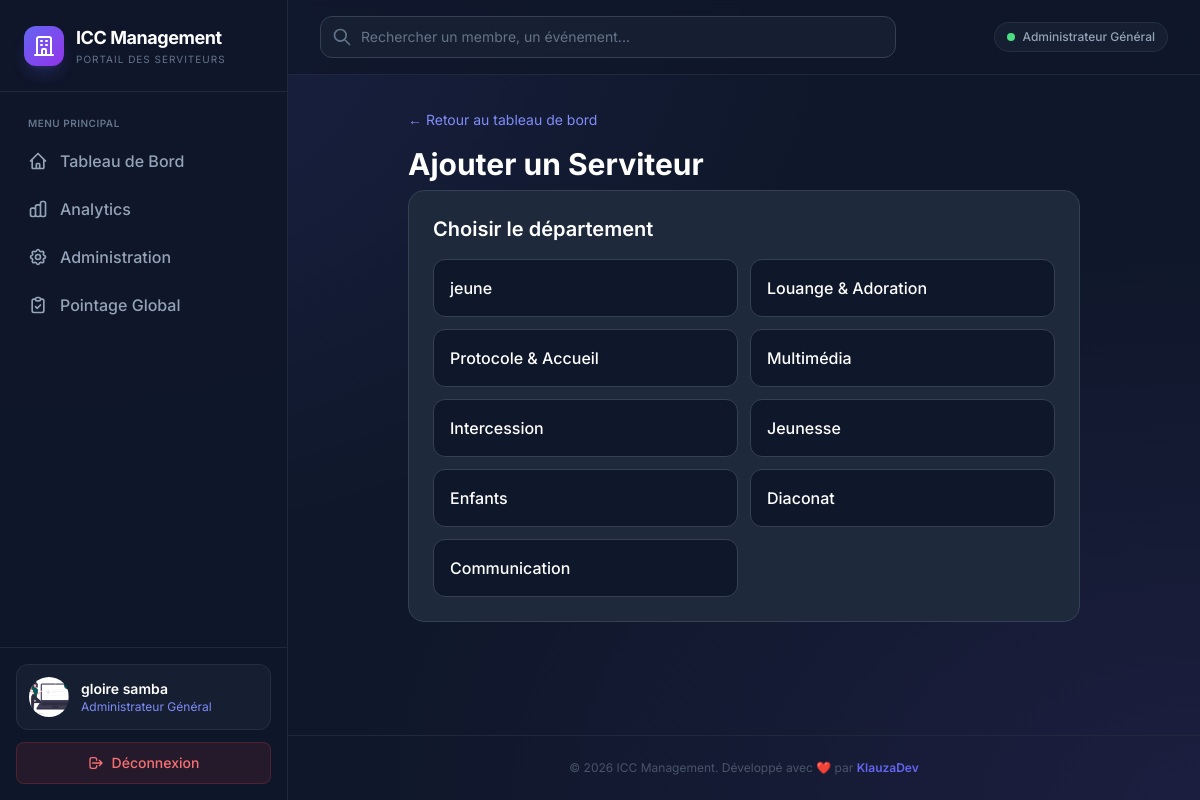
/attendance/serviteur/add/ (signed in), run on the app's committed database.
### account/models.py (models this page shows, shortened)
class CustomUser(AbstractUser):
    ROLE_CHOICES = (
        ('admin', 'Administrateur Général'),
        ('chef', 'Chef de Département'),
        ('serviteur', 'Serviteur'),
    )
    nom = models.CharField("Nom", max_length=100)
    prenom = models.CharField("Prénom", max_length=100)
    role = models.CharField("Rôle", max_length=10, choices=ROLE_CHOICES, default='serviteur')
    departement = models.ForeignKey(
        Department,
        on_delete=models.SET_NULL,
        null=True,
        blank=True,
        verbose_name="Département",
        related_name="members"
    )
    telephone = models.CharField("Téléphone", max_length=20, blank=True, null=True)
    adresse = models.TextField("Adresse", blank=True, null=True)
    profession = models.CharField("Profession (Statut)", max_length=100, blank=True, null=True)
    photo = models.ImageField(upload_to='photos_profil/', blank=True, null=True)
    class Meta:
        verbose_name = "Utilisateur"
        verbose_name_plural = "Utilisateurs"

class Department(models.Model):
    name = models.CharField("Nom du département", max_length=100, unique=True)
    class Meta:
        verbose_name = "Département"
        verbose_name_plural = "Départements"

### attendance/views.py (the view)
    def _wrapped_view(request, *args, **kwargs):
        if not hasattr(request.user, 'role') or request.user.role not in ['chef', 'admin']:
            messages.error(request, "🚫 Accès Interdit : Seuls les Chefs peuvent pointer.")
            return redirect('serviteur_dashboard')
        return view_func(request, *args, **kwargs)

### attendance/views.py (called while the page is built, shortened)
def chef_or_admin_required(view_func):
    def _wrapped_view(request, *args, **kwargs):
        if not hasattr(request.user, 'role') or request.user.role not in ['chef', 'admin']:
            messages.error(request, "🚫 Accès Interdit : Seuls les Chefs peuvent pointer.")
            return redirect('serviteur_dashboard')
        return view_func(request, *args, **kwargs)
    return login_required(_wrapped_view)

@chef_or_admin_required
def add_serviteur(request):
    if request.user.role == 'admin':
        dept_id = request.GET.get('dept') or request.POST.get('departement')
        if dept_id:
            department = get_object_or_404(Department, id=dept_id)
        else:
            departments = Department.objects.all()
            return render(request, 'attendance/add_serviteur.html', {
                'departments': departments,
                'mode': 'choose_dept'
            })
    else:
        department = request.user.departement
        if not department:
            messages.error(request, "Vous n'avez pas de département assigné.")
            return redirect('chef_dashboard')

### attendance/templates/attendance/add_serviteur.html (shortened to what this page needs)
{% extends 'base.html' %}
{% block content %}
<div class="max-w-2xl mx-auto">
    <a href="{% url 'chef_dashboard' %}" class="text-indigo-400 hover:text-indigo-300 text-sm mb-4 inline-block">← Retour au tableau de bord</a>
    <h1 class="text-3xl font-bold text-white mb-2">Ajouter un Serviteur</h1>
    {% if mode == 'choose_dept' %}
        <div class="bg-slate-800 rounded-2xl p-6 border border-slate-700">
            <h2 class="text-xl font-semibold text-white mb-4">Choisir le département</h2>
            <div class="grid grid-cols-1 sm:grid-cols-2 gap-3">
                {% for dept in departments %}
                    <a href="{% url 'add_serviteur' %}?dept={{ dept.id }}"
                       class="bg-slate-900 hover:bg-indigo-600/20 hover:border-indigo-500 p-4 rounded-xl border border-slate-700 transition-all">
                        <p class="text-white font-medium">{{ dept.name }}</p>
                    </a>
                {% endfor %}
            </div>
        </div>
    {% endif %}
</div>
{% endblock %}

### account/templates/base.html (shortened to what this page needs)
{% load static %}
<!DOCTYPE html>
<html lang="fr" class="scroll-smooth">
<head>
    <script src="https://cdn.tailwindcss.com"></script>
</head>
<body class="text-slate-200 min-h-screen flex overflow-x-hidden">
    <aside id="sidebar" class="fixed inset-y-0 left-0 z-50 w-72 bg-slate-900/95 border-r border-slate-800 flex flex-col transform -translate-x-full md:translate-x-0 sidebar-transition shadow-2xl md:shadow-none">
        <div class="p-6 border-b border-slate-800 flex justify-between items-center">
            <div class="flex items-center gap-3">
                <div class="w-10 h-10 rounded-xl bg-gradient-to-br from-indigo-500 to-purple-600 flex items-center justify-center shadow-lg shadow-indigo-500/20">
                    <svg class="w-6 h-6 text-white" fill="none" stroke="currentColor" viewBox="0 0 24 24">
                        <path stroke-linecap="round" stroke-linejoin="round" stroke-width="2" d="M19 21V5a2 2 0 00-2-2H7a2 2 0 00-2 2v16m14 0h2m-2 0h-5m-9 0H3m2 0h5M9 7h1m-1 4h1m4-4h1m-1 4h1m-5 10v-5a1 1 0 011-1h2a1 1 0 011 1v5m-4 0h4"></path>
                    </svg>
                </div>
                <div>
                    <h1 class="text-lg font-bold text-white tracking-tight">ICC Management</h1>
                    <p class="text-[10px] text-slate-500 uppercase tracking-widest">Portail des Serviteurs</p>
                </div>
            </div>
        </div>
        <nav class="flex-1 p-4 space-y-1 overflow-y-auto">
            <p class="text-[10px] font-semibold text-slate-500 uppercase tracking-wider px-3 mb-2 mt-2">Menu Principal</p>
            {% if request.user.role == 'serviteur' %}
                <a href="{% url 'serviteur_dashboard' %}"
                   class="flex items-center gap-3 px-3 py-2.5 rounded-lg transition-all duration-200 group
                   {% if request.resolver_match.url_name == 'serviteur_dashboard' %}bg-indigo-600/10 text-indigo-400 border-l-2 border-indigo-500{% else %}text-slate-400 hover:bg-slate-800/50 hover:text-white{% endif %}">
                    <svg class="w-5 h-5" fill="none" stroke="currentColor" viewBox="0 0 24 24"><path stroke-linecap="round" stroke-linejoin="round" stroke-width="2" d="M3 12l2-2m0 0l7-7 7 7M5 10v10a1 1 0 001 1h3m10-11l2 2m-2-2v10a1 1 0 01-1 1h-3m-6 0a1 1 0 001-1v-4a1 1 0 011-1h2a1 1 0 011 1v4a1 1 0 001 1m-6 0h6"></path></svg>
                    <span class="font-medium">Mon Espace</span>
                </a>
            {% else %}
                <a href="{% url 'chef_dashboard' %}"
                   class="flex items-center gap-3 px-3 py-2.5 rounded-lg transition-all duration-200 group
                   {% if request.resolver_match.url_name == 'chef_dashboard' %}bg-indigo-600/10 text-indigo-400 border-l-2 border-indigo-500{% else %}text-slate-400 hover:bg-slate-800/50 hover:text-white{% endif %}">
                    <svg class="w-5 h-5" fill="none" stroke="currentColor" viewBox="0 0 24 24"><path stroke-linecap="round" stroke-linejoin="round" stroke-width="2" d="M3 12l2-2m0 0l7-7 7 7M5 10v10a1 1 0 001 1h3m10-11l2 2m-2-2v10a1 1 0 01-1 1h-3m-6 0a1 1 0 001-1v-4a1 1 0 011-1h2a1 1 0 011 1v4a1 1 0 001 1m-6 0h6"></path></svg>
                    <span class="font-medium">Tableau de Bord</span>
                </a>
            {% endif %}
            {% if request.user.role == 'admin' %}
            <a href="{% url 'admin_dashboard' %}"
               class="flex items-center gap-3 px-3 py-2.5 rounded-lg transition-all duration-200
               {% if request.resolver_match.url_name == 'admin_dashboard' %}bg-indigo-600/10 text-indigo-400 border-l-2 border-indigo-500{% else %}text-slate-400 hover:bg-slate-800/50 hover:text-white{% endif %}">
                <span class="font-medium">Analytics</span>
            </a>
            <a href="{% url 'admin:index' %}"
               class="flex items-center gap-3 px-3 py-2.5 rounded-lg transition-all duration-200 text-slate-400 hover:bg-slate-800/50 hover:text-white">
                <span class="font-medium">Administration</span>
            </a>
            {% endif %}
{% if request.user.role == 'chef' or request.user.role == 'admin' %}
<a href="{% url 'pointage_global' %}"
   class="flex items-center gap-3 px-3 py-2.5 rounded-lg transition-all duration-200 group
   {% if request.resolver_match.url_name == 'pointage_global' %}bg-indigo-600/10 text-indigo-400 border-l-2 border-indigo-500{% else %}text-slate-400 hover:bg-slate-800/50 hover:text-white{% endif %}">
    <svg class="w-5 h-5" fill="none" stroke="currentColor" viewBox="0 0 24 24">
        <path stroke-linecap="round" stroke-linejoin="round" stroke-width="2" d="M9 5H7a2 2 0 00-2 2v12a2 2 0 002 2h10a2 2 0 002-2V7a2 2 0 00-2-2h-2M9 5a2 2 0 002 2h2a2 2 0 002-2M9 5a2 2 0 012-2h2a2 2 0 012 2m-6 9l2 2 4-4"></path>
    </svg>
    <span class="font-medium">Pointage Global</span>
</a>
{% endif %}
        </nav>
<div class="p-4 border-t border-slate-800">
    <div class="bg-slate-800/50 backdrop-blur rounded-xl p-3 flex items-center gap-3 mb-3 border border-slate-700/50">
        {% if request.user.photo %}
            <img src="{{ request.user.photo.url }}" alt="Photo" class="w-10 h-10 rounded-full object-cover flex-shrink-0">
        {% else %}
            <div class="w-10 h-10 rounded-full bg-gradient-to-br from-indigo-500 to-purple-600 flex items-center justify-center font-bold text-white text-sm shadow-lg flex-shrink-0">
                {{ request.user.prenom|slice:":1" }}{{ request.user.nom|slice:":1" }}
            </div>
        {% endif %}
        <div class="overflow-hidden flex-1">
            <p class="text-sm font-semibold text-white truncate">{{ request.user.prenom }} {{ request.user.nom }}</p>
            <p class="text-xs text-indigo-400 truncate capitalize">{{ request.user.get_role_display }}</p>
        </div>
    </div>
    <form method="post" action="{% url 'logout' %}" class="w-full">
        <button type="submit" class="flex items-center justify-center gap-2 w-full px-4 py-2.5 bg-red-500/10 text-red-400 hover:bg-red-500 hover:text-white rounded-lg transition-all duration-200 text-sm font-medium border border-red-500/20 hover:border-red-500">
            <svg class="w-4 h-4" fill="none" stroke="currentColor" viewBox="0 0 24 24"><path stroke-linecap="round" stroke-linejoin="round" stroke-width="2" d="M17 16l4-4m0 0l-4-4m4 4H7m6 4v1a3 3 0 01-3 3H6a3 3 0 01-3-3V7a3 3 0 013-3h4a3 3 0 013 3v1"></path></svg>
            Déconnexion
        </button>
    </form>
</div>
    </aside>
    <div class="flex-1 md:ml-72 flex flex-col min-h-screen">
        <header class="glass-header sticky top-0 z-30 border-b border-slate-800 px-4 md:px-8 py-4">
            <div class="flex justify-between items-center gap-4">
                <form method="get" action="{% url 'global_search' %}" class="flex-1 max-w-xl">
                    <div class="relative group">
                        <svg class="w-5 h-5 absolute left-3 top-1/2 -translate-y-1/2 text-slate-500 group-focus-within:text-indigo-400 transition-colors" fill="none" stroke="currentColor" viewBox="0 0 24 24">
                            <path stroke-linecap="round" stroke-linejoin="round" stroke-width="2" d="M21 21l-6-6m2-5a7 7 0 11-14 0 7 7 0 0114 0z"></path>
                        </svg>
                        <input type="text" name="q" placeholder="Rechercher un membre, un événement..."
                               class="w-full pl-10 pr-4 py-2.5 bg-slate-800/50 border border-slate-700 rounded-xl text-white placeholder-slate-500 focus:outline-none focus:ring-2 focus:ring-indigo-500/50 focus:border-indigo-500 transition-all text-sm">
                    </div>
                </form>
                <div class="hidden md:flex items-center gap-2 px-3 py-1.5 bg-slate-800/50 rounded-full border border-slate-700/50">
                    <div class="w-2 h-2 rounded-full bg-green-400 animate-pulse"></div>
                    <span class="text-xs font-medium text-slate-400 capitalize">{{ request.user.get_role_display }}</span>
                </div>
            </div>
        </header>
        <main class="flex-1 p-4 md:p-8 fade-in">
            {% block content %}{% endblock %}
        </main>
        <footer class="border-t border-slate-800 p-6 text-center">
            <p class="text-xs text-slate-600">
                © 2026 ICC Management. Développé avec ❤️ par <a href="https://klauscv.netlify.app/"><span class="text-indigo-500 font-semibold">KlauzaDev</span></a>
            </p>
        </footer>
    </div>
</body>
</html>

### account/templates/base.html (style rules this page uses)
body { font-family: 'Inter', sans-serif; background-color: #0f172a; background-image: radial-gradient(at 0% 0%, rgba(99, 102, 241, 0.15) 0px, transparent 50%), radial-gradient(at 100% 100%, rgba(139, 92, 246, 0.1) 0px, transparent 50%); background-attachment: fixed; }
.sidebar-transition { transition: transform 0.3s cubic-bezier(0.4, 0, 0.2, 1); }
.fade-in { animation: fadeIn 0.3s ease-in-out; }
.glass-header { background: rgba(15, 23, 42, 0.8); backdrop-filter: blur(12px); -webkit-backdrop-filter: blur(12px); }

### data on the page
CustomUser: user.photo (picture), user.prenom "gloire", user.nom "samba", user.role "Administrateur Général"
Department: name "jeune"
Department: name "Louange & Adoration"
Department: name "Protocole & Accueil"
Department: name "Multimédia"
Department: name "Intercession"
Department: name "Jeunesse"
Department: name "Enfants"
Department: name "Diaconat"
Department: name "Communication"
